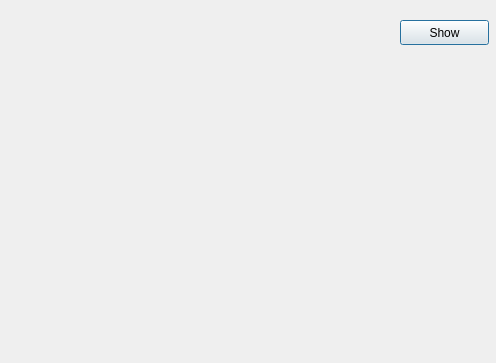
<?xml version="1.0" encoding="UTF-8"?>
<ui version="4.0">
 <class>secondDialog</class>
 <widget class="QDialog" name="secondDialog">
  <property name="geometry">
   <rect>
    <x>0</x>
    <y>0</y>
    <width>496</width>
    <height>363</height>
   </rect>
  </property>
  <property name="windowTitle">
   <string>Dialog</string>
  </property>
  <widget class="QWidget" name="verticalLayoutWidget">
   <property name="geometry">
    <rect>
     <x>0</x>
     <y>70</y>
     <width>131</width>
     <height>261</height>
    </rect>
   </property>
   <layout class="QVBoxLayout" name="verticalLayout">
    <item>
     <widget class="QLabel" name="label_2">
      <property name="text">
       <string/>
      </property>
     </widget>
    </item>
    <item>
     <widget class="QLabel" name="label_3">
      <property name="text">
       <string/>
      </property>
     </widget>
    </item>
    <item>
     <widget class="QLabel" name="label_4">
      <property name="text">
       <string/>
      </property>
     </widget>
    </item>
    <item>
     <widget class="QLabel" name="label_5">
      <property name="text">
       <string/>
      </property>
     </widget>
    </item>
    <item>
     <widget class="QLabel" name="label_6">
      <property name="text">
       <string/>
      </property>
     </widget>
    </item>
    <item>
     <widget class="QLabel" name="label_7">
      <property name="text">
       <string/>
      </property>
     </widget>
    </item>
    <item>
     <widget class="QLabel" name="label_8">
      <property name="text">
       <string/>
      </property>
     </widget>
    </item>
    <item>
     <widget class="QLabel" name="label">
      <property name="text">
       <string/>
      </property>
     </widget>
    </item>
    <item>
     <widget class="QLabel" name="label_9">
      <property name="text">
       <string/>
      </property>
     </widget>
    </item>
    <item>
     <widget class="QLabel" name="label_10">
      <property name="text">
       <string/>
      </property>
     </widget>
    </item>
   </layout>
  </widget>
  <widget class="QPushButton" name="pushButton">
   <property name="geometry">
    <rect>
     <x>400</x>
     <y>20</y>
     <width>89</width>
     <height>25</height>
    </rect>
   </property>
   <property name="text">
    <string>Show</string>
   </property>
  </widget>
  <widget class="QWidget" name="verticalLayoutWidget_2">
   <property name="geometry">
    <rect>
     <x>150</x>
     <y>70</y>
     <width>131</width>
     <height>261</height>
    </rect>
   </property>
   <layout class="QVBoxLayout" name="verticalLayout_2">
    <item>
     <widget class="QLabel" name="label_13">
      <property name="text">
       <string/>
      </property>
     </widget>
    </item>
    <item>
     <widget class="QLabel" name="label_12">
      <property name="text">
       <string/>
      </property>
     </widget>
    </item>
    <item>
     <widget class="QLabel" name="label_11">
      <property name="text">
       <string/>
      </property>
     </widget>
    </item>
    <item>
     <widget class="QLabel" name="label_15">
      <property name="text">
       <string/>
      </property>
     </widget>
    </item>
    <item>
     <widget class="QLabel" name="label_14">
      <property name="text">
       <string/>
      </property>
     </widget>
    </item>
    <item>
     <widget class="QLabel" name="label_17">
      <property name="text">
       <string/>
      </property>
     </widget>
    </item>
    <item>
     <widget class="QLabel" name="label_18">
      <property name="text">
       <string/>
      </property>
     </widget>
    </item>
    <item>
     <widget class="QLabel" name="label_20">
      <property name="text">
       <string/>
      </property>
     </widget>
    </item>
    <item>
     <widget class="QLabel" name="label_19">
      <property name="text">
       <string/>
      </property>
     </widget>
    </item>
    <item>
     <widget class="QLabel" name="label_16">
      <property name="text">
       <string/>
      </property>
     </widget>
    </item>
   </layout>
  </widget>
  <widget class="QWidget" name="verticalLayoutWidget_3">
   <property name="geometry">
    <rect>
     <x>300</x>
     <y>70</y>
     <width>131</width>
     <height>261</height>
    </rect>
   </property>
   <layout class="QVBoxLayout" name="verticalLayout_3">
    <item>
     <widget class="QLabel" name="label_23">
      <property name="text">
       <string/>
      </property>
     </widget>
    </item>
    <item>
     <widget class="QLabel" name="label_22">
      <property name="text">
       <string/>
      </property>
     </widget>
    </item>
    <item>
     <widget class="QLabel" name="label_21">
      <property name="text">
       <string/>
      </property>
     </widget>
    </item>
    <item>
     <widget class="QLabel" name="label_25">
      <property name="text">
       <string/>
      </property>
     </widget>
    </item>
    <item>
     <widget class="QLabel" name="label_26">
      <property name="text">
       <string/>
      </property>
     </widget>
    </item>
    <item>
     <widget class="QLabel" name="label_28">
      <property name="text">
       <string/>
      </property>
     </widget>
    </item>
    <item>
     <widget class="QLabel" name="label_29">
      <property name="text">
       <string/>
      </property>
     </widget>
    </item>
    <item>
     <widget class="QLabel" name="label_30">
      <property name="text">
       <string/>
      </property>
     </widget>
    </item>
    <item>
     <widget class="QLabel" name="label_27">
      <property name="text">
       <string/>
      </property>
     </widget>
    </item>
    <item>
     <widget class="QLabel" name="label_24">
      <property name="text">
       <string/>
      </property>
     </widget>
    </item>
   </layout>
  </widget>
 </widget>
 <resources/>
 <connections/>
</ui>
